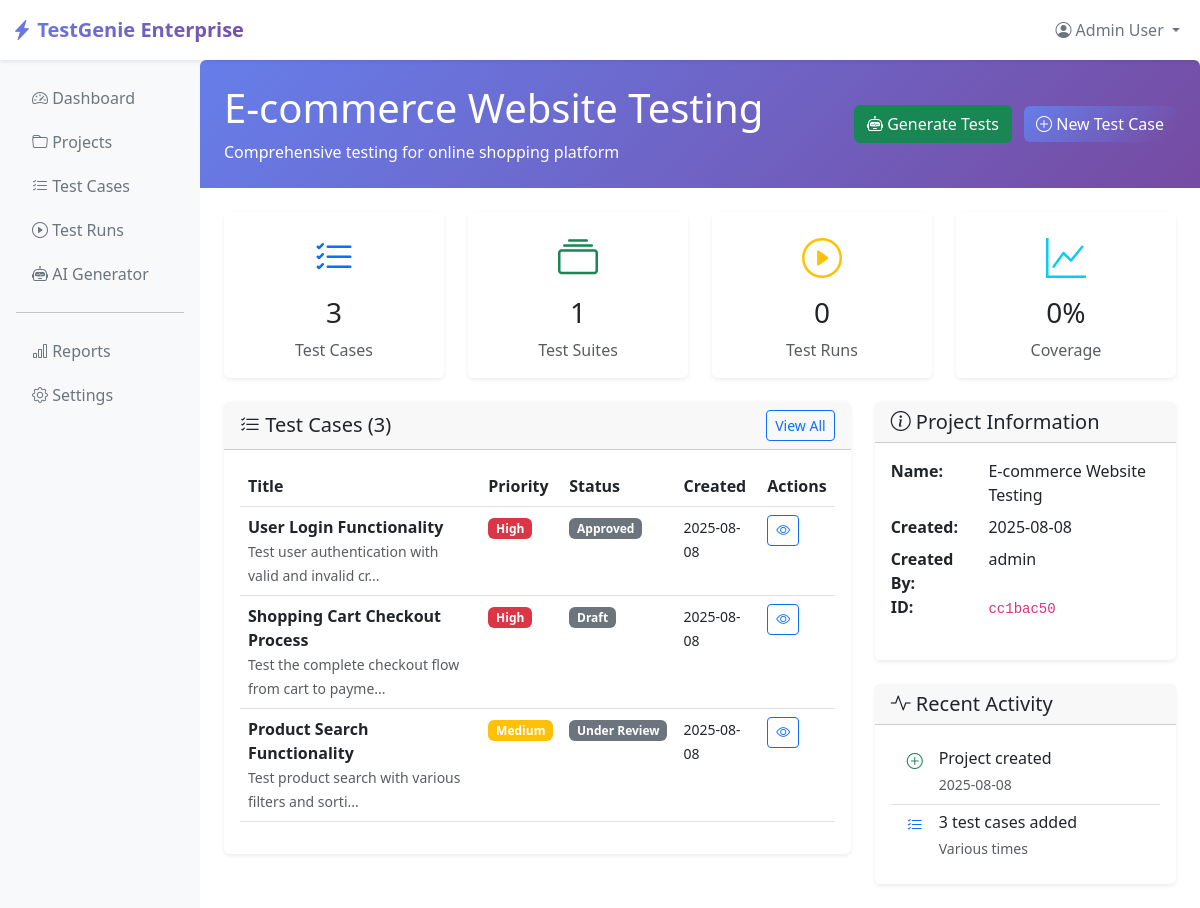
Screenshot of /projects/cc1bac50-6849-4f4b-9b69-2391e859cc8a with the database file from the repository.
### models.py (models this page shows, shortened)
class Project(db.Model):
    __tablename__ = 'projects'
    id = db.Column(db.String(36), primary_key=True, default=lambda: str(uuid.uuid4()))
    name = db.Column(db.String(100), nullable=False)
    description = db.Column(db.Text)
    created_by = db.Column(db.String(50), default='system')
    created_at = db.Column(db.DateTime, default=datetime.utcnow)
    test_cases = db.relationship('TestCase', backref='project', lazy=True, cascade='all, delete-orphan')
    test_suites = db.relationship('TestSuite', backref='project', lazy=True, cascade='all, delete-orphan')
    def to_dict(self):
        return {
            'id': self.id,
            'name': self.name,
            'description': self.description,
            'created_by': self.created_by,
            'created_at': self.created_at.isoformat() if self.created_at else None,
            'test_cases_count': len(self.test_cases),
            'test_suites_count': len(self.test_suites)
        }

class TestCase(db.Model):
    __tablename__ = 'test_cases'
    id = db.Column(db.String(36), primary_key=True, default=lambda: str(uuid.uuid4()))
    title = db.Column(db.String(200), nullable=False)
    description = db.Column(db.Text)
    steps = db.Column(db.Text)  # JSON string for steps array
    expected_result = db.Column(db.Text)
    priority = db.Column(db.String(20), default='Medium')
    status = db.Column(db.String(20), default='Draft')
    tags = db.Column(db.Text)  # JSON string for tags array
    project_id = db.Column(db.String(36), db.ForeignKey('projects.id'), nullable=False)
    created_by = db.Column(db.String(50), default='system')
    created_at = db.Column(db.DateTime, default=datetime.utcnow)
    updated_at = db.Column(db.DateTime, default=datetime.utcnow, onupdate=datetime.utcnow)
    def get_steps(self):
        if self.steps:
            try:
                return json.loads(self.steps)
            except json.JSONDecodeError:
                return [self.steps]  # Fallback for plain text
        return []
    def get_tags(self):
        if self.tags:
            try:
                return json.loads(self.tags)
            except json.JSONDecodeError:
                return [self.tags]  # Fallback for plain text
        return []
    def to_dict(self):
        return {
            'id': self.id,
            'title': self.title,
            'description': self.description,
            'steps': self.get_steps(),
            'expected_result': self.expected_result,
            'priority': self.priority,
            'status': self.status,
            'project_id': self.project_id,
            'tags': self.get_tags(),
            'created_by': self.created_by,
            'created_at': self.created_at.isoformat() if self.created_at else None,
            'updated_at': self.updated_at.isoformat() if self.updated_at else None
        }

### enterprise_test_platform_sqlite.py (the view)
@app.route('/projects/<project_id>')
def project_detail(project_id):
    project = Project.query.get_or_404(project_id)
    project_test_cases = TestCase.query.filter_by(project_id=project_id).all()
    project_test_suites = TestSuite.query.filter_by(project_id=project_id).all()
    return render_template('project_detail.html',
                         project=project.to_dict(),
                         test_cases=[tc.to_dict() for tc in project_test_cases],
                         test_suites=[ts.to_dict() for ts in project_test_suites])

### models.py (called while the page is built)
    def get_test_case_ids(self):
        if self.test_case_ids:
            try:
                return json.loads(self.test_case_ids)
            except json.JSONDecodeError:
                return []
        return []

    def to_dict(self):
        return {
            'id': self.id,
            'name': self.name,
            'description': self.description,
            'test_cases': self.get_test_case_ids(),
            'project_id': self.project_id,
            'created_by': self.created_by,
            'created_at': self.created_at.isoformat() if self.created_at else None,
            'test_runs_count': len(self.test_runs)
        }

### templates/project_detail.html (shortened to what this page needs)
{% extends "base.html" %}
{% block content %}
<div class="page-header">
    <div class="d-flex justify-content-between align-items-center">
        <div>
            <h1 class="mb-2"> {{ project.name }}</h1>
            <p class="mb-0">{{ project.description or 'No description provided' }}</p>
        </div>
        <div>
            <a href="{{ url_for('ai_generator') }}" class="btn btn-success me-2">
                <i class="bi bi-robot"></i> Generate Tests
            </a>
            <button class="btn btn-primary" onclick="createTestCase()">
                <i class="bi bi-plus-circle"></i> New Test Case
            </button>
        </div>
    </div>
</div>
<div class="row mb-4">
    <div class="col-md-3">
        <div class="card text-center">
            <div class="card-body">
                <i class="bi bi-list-check text-primary fs-1"></i>
                <h3 class="mt-2">{{ test_cases|length }}</h3>
                <p class="text-muted mb-0">Test Cases</p>
            </div>
        </div>
    </div>
    <div class="col-md-3">
        <div class="card text-center">
            <div class="card-body">
                <i class="bi bi-collection text-success fs-1"></i>
                <h3 class="mt-2">{{ test_suites|length }}</h3>
                <p class="text-muted mb-0">Test Suites</p>
            </div>
        </div>
    </div>
    <div class="col-md-3">
        <div class="card text-center">
            <div class="card-body">
                <i class="bi bi-play-circle text-warning fs-1"></i>
                <h3 class="mt-2">0</h3>
                <p class="text-muted mb-0">Test Runs</p>
            </div>
        </div>
    </div>
    <div class="col-md-3">
        <div class="card text-center">
            <div class="card-body">
                <i class="bi bi-graph-up text-info fs-1"></i>
                <h3 class="mt-2">0%</h3>
                <p class="text-muted mb-0">Coverage</p>
            </div>
        </div>
    </div>
</div>
<div class="row">
    <div class="col-md-8">
        <div class="card">
            <div class="card-header d-flex justify-content-between align-items-center">
                <h5 class="mb-0"><i class="bi bi-list-check"></i> Test Cases ({{ test_cases|length }})</h5>
                <a href="{{ url_for('test_cases_list') }}?project_id={{ project.id }}" class="btn btn-sm btn-outline-primary">
                    View All
                </a>
            </div>
            <div class="card-body">
                {% if test_cases %}
                    <div class="table-responsive">
                        <table class="table table-hover">
                            <thead>
                                <tr>
                                    <th>Title</th>
                                    <th>Priority</th>
                                    <th>Status</th>
                                    <th>Created</th>
                                    <th>Actions</th>
                                </tr>
                            </thead>
                            <tbody>
                                {% for test_case in test_cases[:10] %}
                                <tr>
                                    <td>
                                        <strong>{{ test_case.title }}</strong>
                                        <br>
                                        <small class="text-muted">{{ test_case.description[:50] }}{% if test_case.description|length > 50 %}...{% endif %}</small>
                                    </td>
                                    <td>
                                        <span class="badge bg-{{ 'danger' if test_case.priority == 'High' else 'warning' if test_case.priority == 'Medium' else 'secondary' }}">
                                            {{ test_case.priority }}
                                        </span>
                                    </td>
                                    <td>
                                        <span class="badge bg-{{ 'success' if test_case.status == 'Active' else 'secondary' }}">
                                            {{ test_case.status }}
                                        </span>
                                    </td>
                                    <td>
                                        <small>{{ test_case.created_at[:10] if test_case.created_at else 'N/A' }}</small>
                                    </td>
                                    <td>
                                        <a href="{{ url_for('test_case_detail', test_case_id=test_case.id) }}" class="btn btn-sm btn-outline-primary">
                                            <i class="bi bi-eye"></i>
                                        </a>
                                    </td>
                                </tr>
                                {% endfor %}
                            </tbody>
                        </table>
                    </div>
                {% endif %}
            </div>
        </div>
    </div>
    <div class="col-md-4">
        <div class="card mb-4">
            <div class="card-header">
                <h5 class="mb-0"><i class="bi bi-info-circle"></i> Project Information</h5>
            </div>
            <div class="card-body">
                <dl class="row">
                    <dt class="col-sm-4">Name:</dt>
                    <dd class="col-sm-8">{{ project.name }}</dd>
                    <dt class="col-sm-4">Created:</dt>
                    <dd class="col-sm-8">{{ project.created_at[:10] if project.created_at else 'N/A' }}</dd>
                    <dt class="col-sm-4">Created By:</dt>
                    <dd class="col-sm-8">{{ project.created_by or 'System' }}</dd>
                    <dt class="col-sm-4">ID:</dt>
                    <dd class="col-sm-8"><code>{{ project.id[:8] }}</code></dd>
                </dl>
            </div>
        </div>
        <div class="card">
            <div class="card-header">
                <h5 class="mb-0"><i class="bi bi-activity"></i> Recent Activity</h5>
            </div>
            <div class="card-body">
                <div class="list-group list-group-flush">
                    <div class="list-group-item d-flex align-items-start">
                        <i class="bi bi-plus-circle text-success me-3"></i>
                        <div>
                            <h6 class="mb-1">Project created</h6>
                            <small class="text-muted">{{ project.created_at[:10] if project.created_at else 'Recently' }}</small>
                        </div>
                    </div>
                    {% if test_cases %}
                    <div class="list-group-item d-flex align-items-start">
                        <i class="bi bi-list-check text-primary me-3"></i>
                        <div>
                            <h6 class="mb-1">{{ test_cases|length }} test cases added</h6>
                            <small class="text-muted">Various times</small>
                        </div>
                    </div>
                    {% endif %}
                </div>
            </div>
        </div>
    </div>
</div>
{% endblock %}

### templates/base.html (style rules this page uses)
:root { --primary-gradient: linear-gradient(135deg, #667eea 0%, #764ba2 100%); --sidebar-bg: #f8f9fa; --card-shadow: 0 0.125rem 0.25rem rgba(0, 0, 0, 0.075); }
.card { box-shadow: var(--card-shadow); border: none; }
.page-header { background: var(--primary-gradient); color: white; margin: -1.5rem -1.5rem 1.5rem -1.5rem; padding: 1.5rem; border-radius: 0.375rem 0.375rem 0 0; }
.btn-primary { background: var(--primary-gradient); border: none; }

### rows the page displays
Project: name "E-commerce Website Testing", description "Comprehensive testing for online shopping platform", created_by "admin"
TestCase: title "User Login Functionality", description "Test user authentication with valid and invalid cr", priority "High", status "Approved", created_at "2025-08-08"
TestCase: title "Shopping Cart Checkout Process", description "Test the complete checkout flow from cart to payme", priority "High", status "Draft", created_at "2025-08-08"
TestCase: title "Product Search Functionality", description "Test product search with various filters and sorti", priority "Medium", status "Under Review", created_at "2025-08-08"

### other values shown
{{ test_cases|length }} "3"
{{ test_suites|length }} "1"
{{ project.created_at[:10] if project.created_at else 'N/A' }} "2025-08-08"
{{ project.id[:8] }} "cc1bac50"
{{ project.created_at[:10] if project.created_at else 'Recently' }} "2025-08-08"
